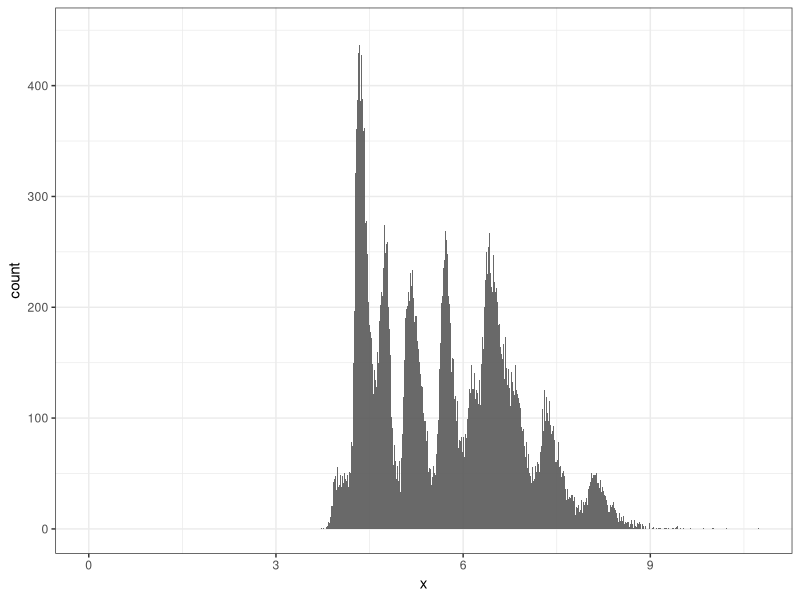
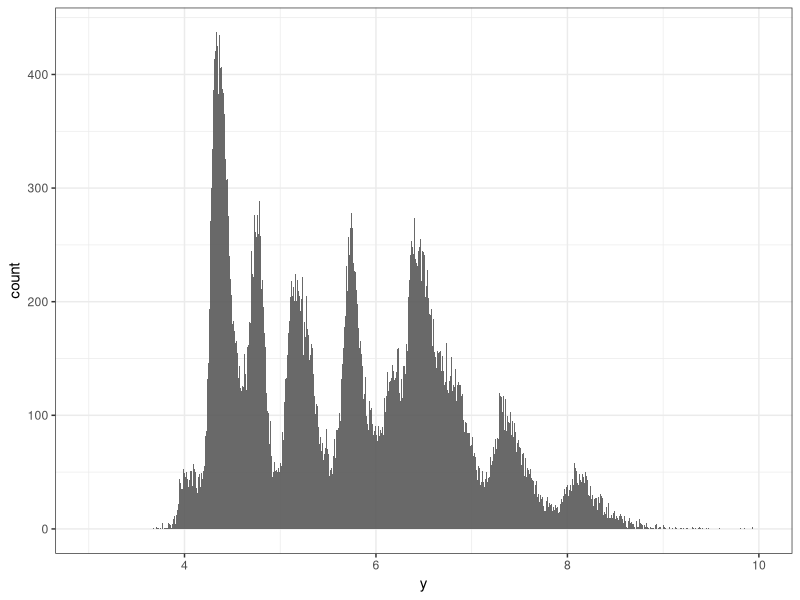
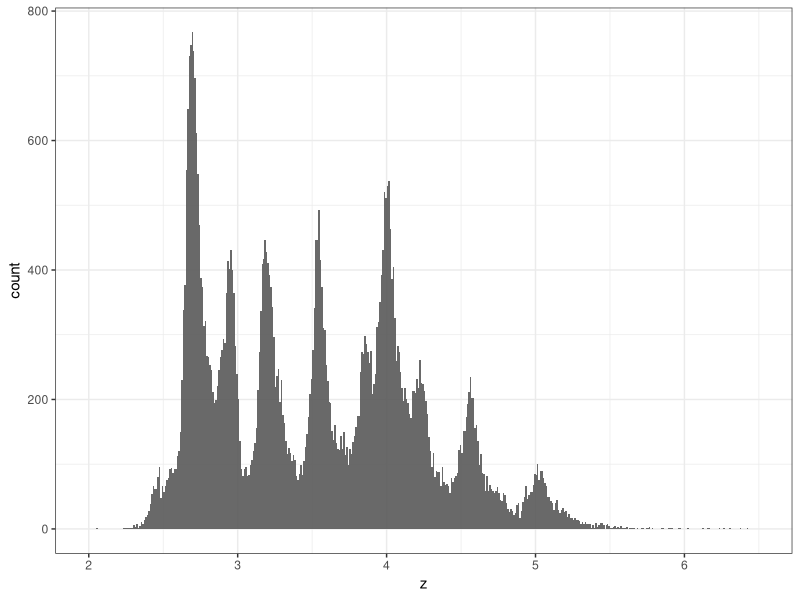
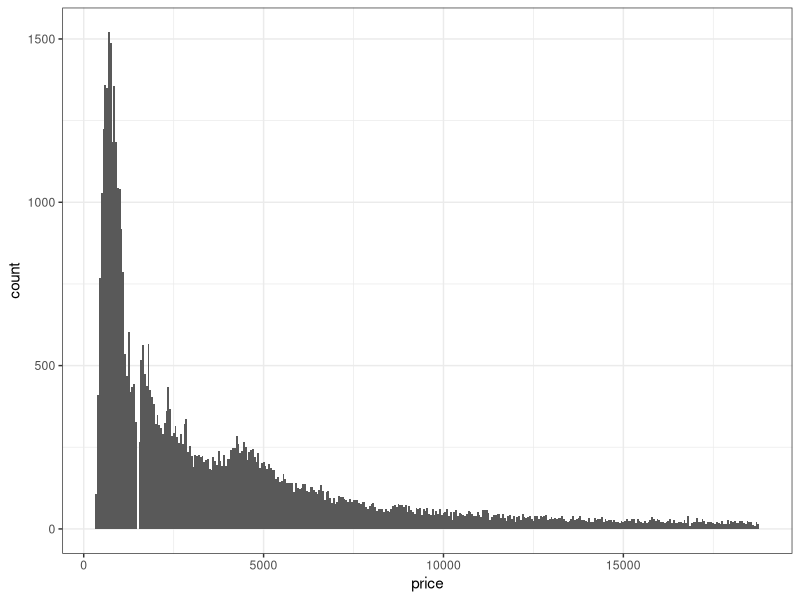
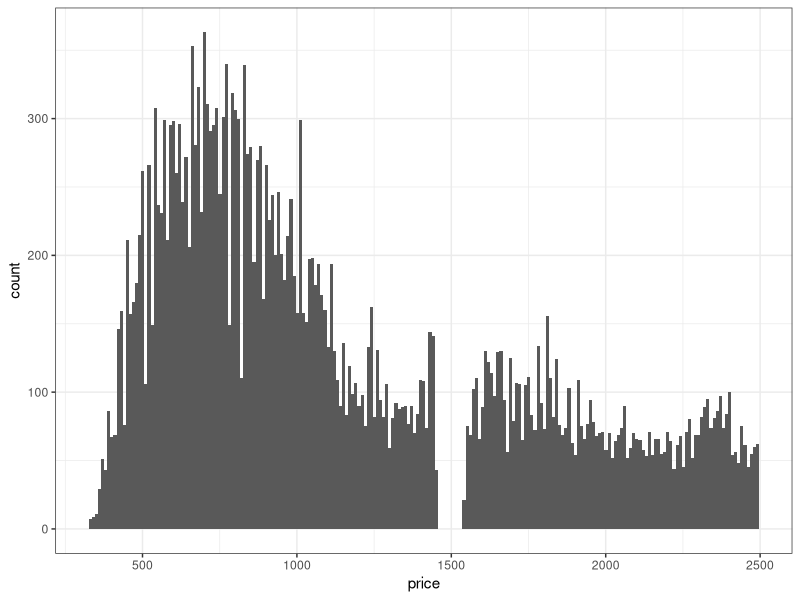
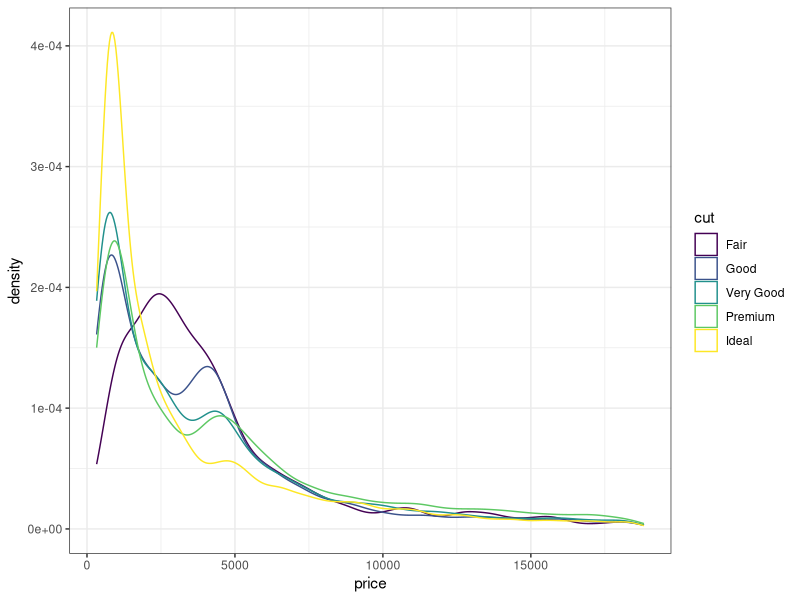
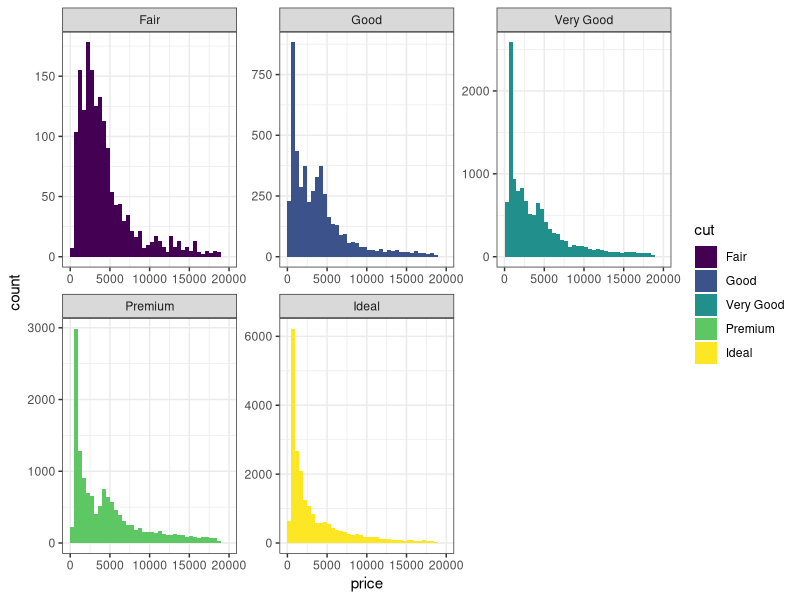
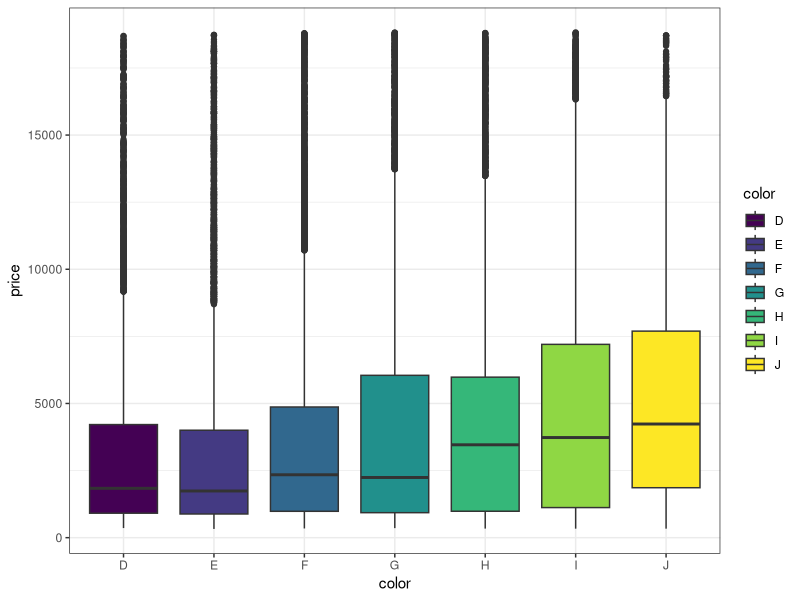

Generate these figures, in order, with R:
## ---- chunk 1
library(tidyverse)
library(RColorBrewer)
## ---- chunk 2
head(diamonds)
str(diamonds)
## ---- chunk 3
ggplot(diamonds, aes(x = x)) +
  stat_bin(breaks = seq(0, 10.74, .01), alpha = .9) +
  theme_bw()
## ---- chunk 4
ggplot(diamonds, aes(x = y)) +
  stat_bin(breaks = seq(3, 10, .01), alpha = .9) +
  theme_bw()
## ---- chunk 5
ggplot(diamonds, aes(x = z)) +
  stat_bin(breaks = seq(2, 6.5, .01), alpha = .9) +
  theme_bw()
## ---- chunk 6
ggplot(diamonds, aes(x = price)) +
  stat_bin(breaks = seq(326, 18823, 50)) +
  theme_bw()
## ---- chunk 7
closerlook <- diamonds %>%
  filter(price < 2500) 

ggplot(closerlook, aes(x = price)) +
  stat_bin(breaks = seq(326, 2500, 10)) +
  theme_bw()
## ---- chunk 8
ggplot(diamonds, aes(x = price, color = cut,)) +
  geom_density() +
  theme_bw()
## ---- chunk 9
ggplot(diamonds, aes(x = price, fill = cut)) +
  stat_bin(breaks = seq(0, 20000, 500)) +
  facet_wrap(~ cut, ncol = 3, scales = "free") +
  theme_bw()
## ---- chunk 10
diamonds %>%
  mutate(color = fct_rev(color)) 

ggplot(diamonds, aes(x = color, y = price, fill = color)) +
  geom_boxplot() +
  theme_bw()
## ---- chunk 11
ggplot(diamonds, aes(x = clarity, y = price, fill = clarity)) +
  geom_boxplot() +
  theme_bw()
## ---- chunk 12
new_diamonds <- diamonds %>%
  mutate(pricegroup = 
           case_when(
             price >= 0 & price <= 2000 ~ "1 - 2000",

price >= 2001 & price <= 4000 ~ "2001 - 4000",
             price >= 4001 & price <= 6000 ~ "4001 - 6000",
             price >= 6001 & price <= 8000 ~ "6001 - 8000",
             price >= 8001 & price <= 10000 ~ "8001 - 10000",
             price >= 10001 & price <= 12000 ~ "10001 - 12000",
             price >= 12001 & price <= 14000 ~ "12001 - 14000",
             price >= 14001 & price <= 16000 ~ "14001 - 16000",
             price >= 16001 & price <= 18000 ~ "16001 - 18000",
             price >= 18001 & price <= 20000 ~ "18001 - 20000"),
         pricegroup = fct_relevel(pricegroup,
                                  "1 - 2000", "2001 - 4000", "4001 - 6000", "6001 - 8000", "8001 - 10000", "10001 - 12000", "14001 - 16000", "18001 - 20000"))

## ---- chunk 13
ggplot(new_diamonds, aes(x = pricegroup, y = carat, fill = pricegroup)) +
  geom_boxplot() +
  coord_flip() +
  scale_fill_brewer(palette = "Paired") +
  theme_bw()
## ---- chunk 14
diamonds %>%
  filter(between(carat, 0, 2.5)) %>%
  mutate(carat = cut_width(carat, 1))

ggplot(diamonds, aes(x = price)) +
  stat_bin(breaks = seq(0, 19000, 200)) +
  theme_bw()

## ---- chunk 15
diamonds %>%
  filter(between(carat, 0, 2.5)) %>%
  mutate(carat = cut_width(carat, 1)) %>%
  ggplot(aes(x = cut, y = price, fill = cut)) +
  geom_boxplot() +
  facet_wrap(~ carat) +
  scale_fill_manual(values = c("#B81918", "#D45625", "#EAB521", "#E4D51F", "#A9D222")) +
  theme_bw()
